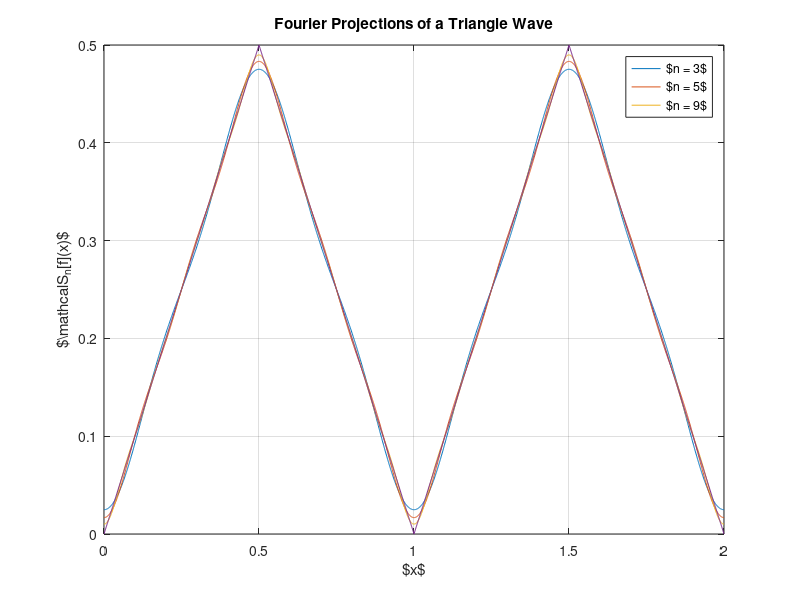
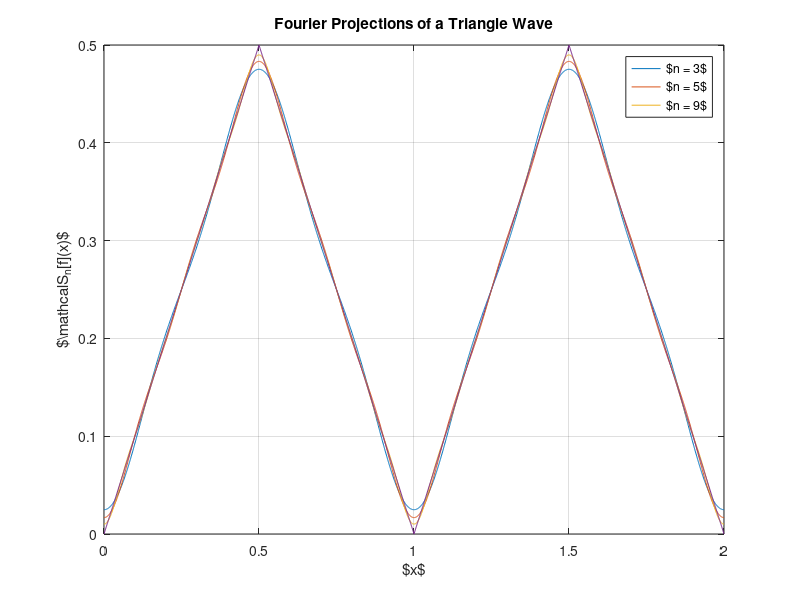
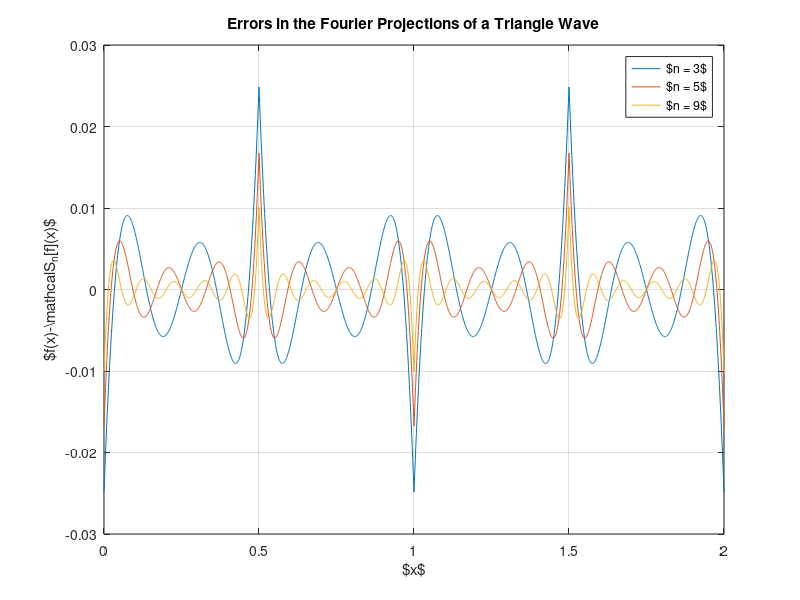
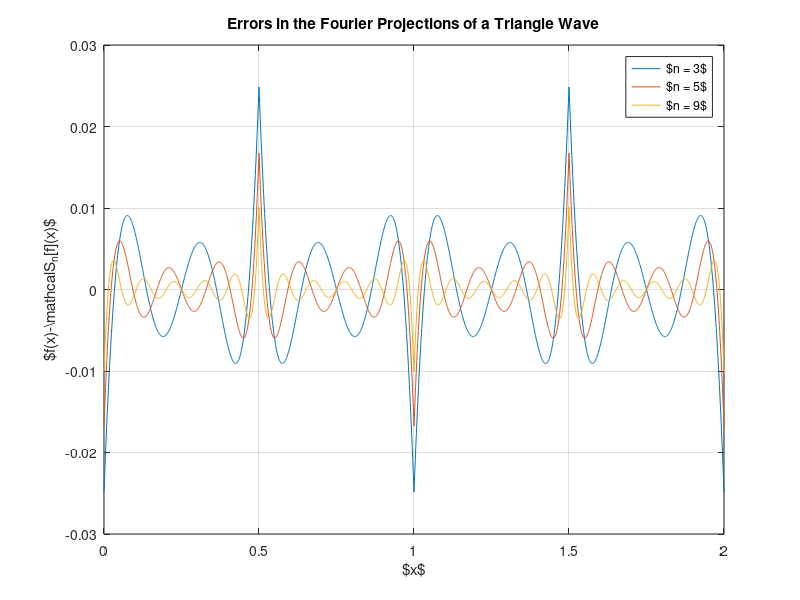

These charts were generated, in order, by the following MATLAB code:
clear all
pkg load signal

ak = zeros(21,1);
quad_options("absolute tolerance",eps);
for k = -10:1:10;
  ak(k+11) = quad( @(x) 0.25*( sawtooth(x*2*pi,0.5) + 1. )*cos(-2*pi*k*x), 0, 1 ) + sqrt(-1)*( quad( @(x) 0.25*( sawtooth(x*2*pi,0.5) + 1. )*sin(-2*pi*k*x), 0, 1 ) );
end
    
z = 0:0.001:2;

lz = length(z);

f_proj_9 = zeros(1,lz);

for kk = -9:1:9
    f_proj_9 = f_proj_9+ak(kk+11)*exp(2*pi*sqrt(-1)*kk*z);
end

f_proj_5 = zeros(1,lz);

for kk = -5:1:5
    f_proj_5 = f_proj_5+ak(kk+11)*exp(2*pi*sqrt(-1)*kk*z);
end

f_proj_3 = zeros(1,lz);

for kk = -3:1:3
    f_proj_3 = f_proj_3+ak(kk+11)*exp(2*pi*sqrt(-1)*kk*z);
end

hf = figure(1)
clf

%  plot(z,real(f_proj_3),z,real(f_proj_5),z,real(f_proj_9))
plot(z,f_proj_3,z,f_proj_5,z,f_proj_9)

hold on

y = (sawtooth(z*2*pi,1/2)+1)/4;

plot(z,y)

xlabel('$x$');
ylabel('$\mathcal{S}_n[f](x)$');
title('Fourier Projections of a Triangle Wave');
legend('$n = 3$', '$n = 5$', '$n = 9$')
grid on;
printstr = strcat('OUT/TriangleWave');
printstrGray = strcat('OUT/TriangleWaveGray');
%  exportgraphics(gca, printstr)
print(hf,printstr,'-dpdflatex')
print(hf,printstrGray,'-dpdflatex','-mono')


hff=figure(2)
clf

%  plot(z,y-real(f_proj_3),z,y-real(f_proj_5),z,y-real(f_proj_9))
plot(z,y-f_proj_3,z,y-f_proj_5,z,y-f_proj_9)
xlabel('$x$');
ylabel('$f(x)-\mathcal{S}_n[f](x)$');
title('Errors in the Fourier Projections of a Triangle Wave');
legend('$n = 3$', '$n = 5$', '$n = 9$')
grid on;
printstr = strcat('OUT/TriangleWaveError');
printstrGray = strcat('OUT/TriangleWaveErrorGray');
%  exportgraphics(gca, printstr)
print(hff,printstr,'-dpdflatex')
print(hff,printstrGray,'-dpdflatex','-mono')


